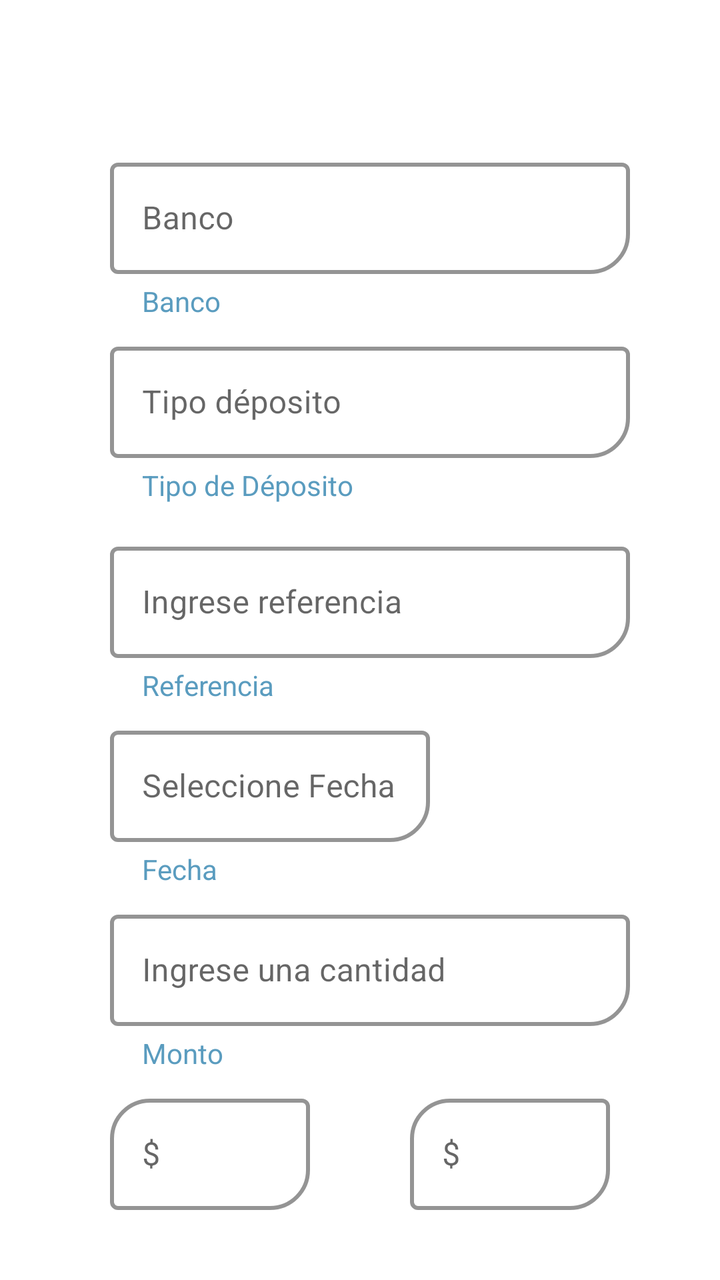
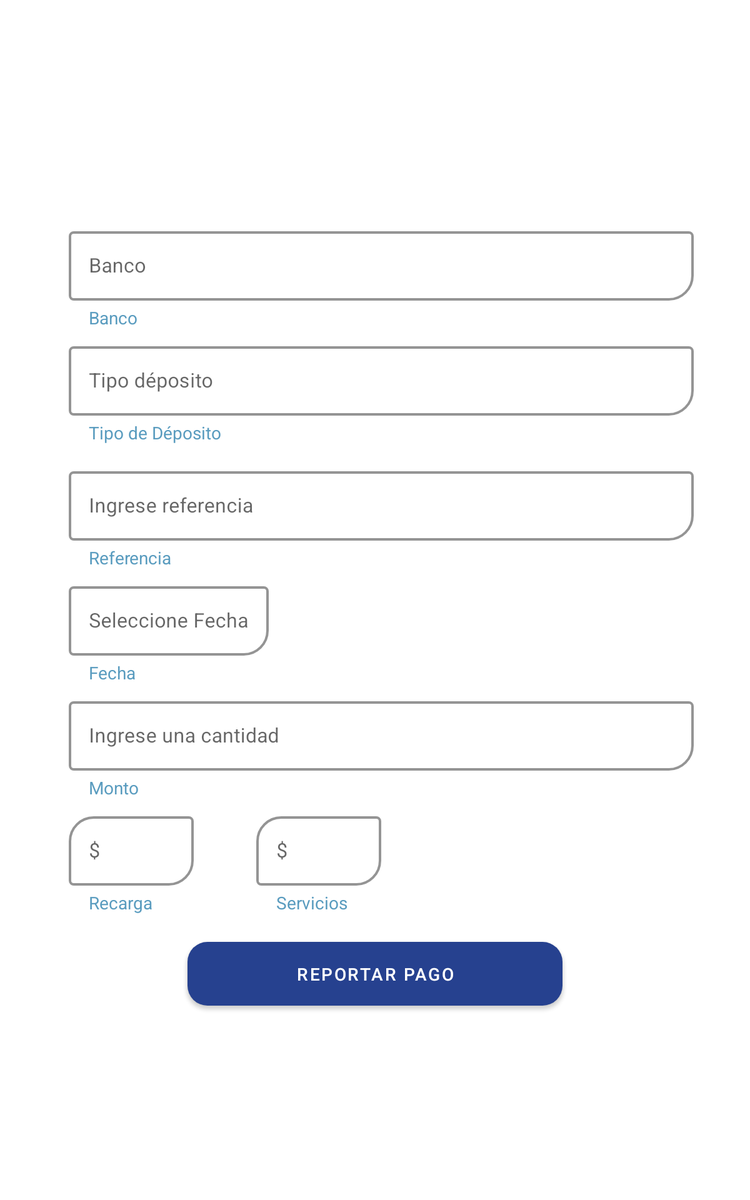

First picture: res/layout/ on a phone held upright. Second picture: the repository's own variant of that layout, on a device whose configuration matches the variant's folder. Source for both follows.
<!-- AndroidManifest.xml: application theme Theme.AppXtreme -->
<!-- res/layout/fragment_reportar_pago.xml -->
<?xml version="1.0" encoding="utf-8"?>
<FrameLayout xmlns:android="http://schemas.android.com/apk/res/android"
    xmlns:app="http://schemas.android.com/apk/res-auto"
    xmlns:tools="http://schemas.android.com/tools"
    android:layout_width="match_parent"
    android:layout_height="match_parent"
    android:paddingTop="40dp"
    android:paddingBottom="10dp"
    tools:context=".main.reportarpago.ui.XTReportarPagoFragment">

    <LinearLayout
        android:layout_width="match_parent"
        android:layout_height="wrap_content"
        android:layout_marginLeft="45dp"
        android:layout_marginTop="20dp"
        android:layout_marginRight="45dp"
        android:layout_marginBottom="20dp"
        android:orientation="vertical">

        <com.google.android.material.textfield.TextInputLayout
            android:id="@+id/tiBanco"
            style="@style/Widget.MaterialComponents.TextInputLayout.OutlinedBox"
            android:layout_width="match_parent"
            android:layout_height="wrap_content"
            android:layout_marginStart="10dp"
            android:layout_marginLeft="16dp"
            android:layout_marginTop="16dp"
            android:layout_marginRight="16dp"
            android:hint="Banco"
            app:boxCornerRadiusBottomEnd="20dp"
            app:boxStrokeColor="@color/xtreme_3"
            app:boxStrokeWidth="2dp"
            app:helperText="Banco"
            app:helperTextEnabled="true"
            app:helperTextTextAppearance="@style/Widget.MaterialComponents.Button.TextButton"
            app:helperTextTextColor="@color/letters_2"
            app:hintTextColor="@color/design_default_color_on_primary">

            <EditText
                android:id="@+id/etBanco"
                android:layout_width="match_parent"
                android:layout_height="wrap_content"
                android:focusable="false"
                />
        </com.google.android.material.textfield.TextInputLayout>

        <com.google.android.material.textfield.TextInputLayout
            android:id="@+id/tiDeposito"
            style="@style/Widget.MaterialComponents.TextInputLayout.OutlinedBox"
            android:layout_width="match_parent"
            android:layout_height="wrap_content"
            android:layout_marginStart="10dp"
            android:layout_marginLeft="16dp"
            android:layout_marginTop="8dp"
            android:layout_marginRight="16dp"
            android:hint="Tipo déposito"
            app:boxCornerRadiusBottomEnd="20dp"
            app:boxStrokeColor="@color/xtreme_3"
            app:boxStrokeWidth="2dp"
            app:helperText="Tipo de Déposito"
            app:helperTextEnabled="true"
            app:helperTextTextAppearance="@style/Widget.MaterialComponents.Button.TextButton"
            app:helperTextTextColor="@color/letters_2"
            app:hintTextColor="@color/design_default_color_on_primary">

            <EditText
                android:id="@+id/etDeposito"
                android:layout_width="match_parent"
                android:layout_height="wrap_content"
                android:focusable="false"
                />
        </com.google.android.material.textfield.TextInputLayout>

        <com.google.android.material.textfield.TextInputLayout
            android:id="@+id/tiRef"
            style="@style/Widget.MaterialComponents.TextInputLayout.OutlinedBox"
            android:layout_width="match_parent"
            android:layout_height="wrap_content"
            android:layout_marginStart="10dp"
            android:layout_marginLeft="16dp"
            android:layout_marginTop="16dp"
            android:layout_marginRight="16dp"
            android:hint="Ingrese referencia"
            app:boxCornerRadiusBottomEnd="20dp"
            app:boxStrokeColor="@color/xtreme_3"
            app:boxStrokeWidth="2dp"
            app:helperText="Referencia"
            app:helperTextEnabled="true"
            app:helperTextTextAppearance="@style/Widget.MaterialComponents.Button.TextButton"
            app:helperTextTextColor="@color/letters_2"
            app:hintTextColor="@color/design_default_color_on_primary">

            <EditText
                android:id="@+id/etRef"
                android:layout_width="match_parent"
                android:layout_height="wrap_content" />

        </com.google.android.material.textfield.TextInputLayout>

        <com.google.android.material.textfield.TextInputLayout
            android:id="@+id/tiFecha"
            style="@style/Widget.MaterialComponents.TextInputLayout.OutlinedBox"
            android:layout_width="160dp"
            android:layout_height="wrap_content"
            android:layout_marginStart="10dp"
            android:layout_marginLeft="16dp"
            android:layout_marginTop="8dp"
            android:layout_marginRight="16dp"
            android:hint="Seleccione Fecha"
            app:boxCornerRadiusBottomEnd="20dp"
            app:boxStrokeColor="@color/xtreme_3"
            app:boxStrokeWidth="2dp"
            app:helperText="Fecha"
            app:helperTextEnabled="true"
            app:helperTextTextAppearance="@style/Widget.MaterialComponents.Button.TextButton"
            app:helperTextTextColor="@color/letters_2"
            app:hintTextColor="@color/design_default_color_on_primary">

            <EditText
                android:id="@+id/etFecha"
                android:layout_width="match_parent"
                android:layout_height="wrap_content"
                android:focusable="false" />
        </com.google.android.material.textfield.TextInputLayout>

        <com.google.android.material.textfield.TextInputLayout
            android:id="@+id/tiMonto"
            style="@style/Widget.MaterialComponents.TextInputLayout.OutlinedBox"
            android:layout_width="match_parent"
            android:layout_height="wrap_content"
            android:layout_marginStart="10dp"
            android:layout_marginLeft="16dp"
            android:layout_marginTop="8dp"
            android:layout_marginRight="16dp"
            android:hint="Ingrese una cantidad"
            app:boxCornerRadiusBottomEnd="20dp"
            app:boxStrokeColor="@color/xtreme_3"
            app:boxStrokeWidth="2dp"
            app:helperText="Monto"
            app:helperTextEnabled="true"
            app:helperTextTextAppearance="@style/Widget.MaterialComponents.Button.TextButton"
            app:helperTextTextColor="@color/letters_2"
            app:prefixText="$"
            app:hintTextColor="@color/design_default_color_on_primary">

            <EditText
                android:id="@+id/etMonto"
                android:layout_width="match_parent"
                android:layout_height="wrap_content"
                android:inputType="number" />
        </com.google.android.material.textfield.TextInputLayout>

        <LinearLayout
            android:layout_width="match_parent"
            android:layout_height="wrap_content"
            android:orientation="horizontal">

            <com.google.android.material.textfield.TextInputLayout
                android:id="@+id/tiRecarga"
                style="@style/Widget.MaterialComponents.TextInputLayout.OutlinedBox"
                android:layout_width="100dp"
                android:layout_height="wrap_content"
                android:layout_marginStart="10dp"
                android:layout_marginLeft="16dp"
                android:layout_marginTop="8dp"
                android:layout_marginRight="16dp"
                android:hint="$"
                app:boxCornerRadiusBottomEnd="20dp"
                app:boxCornerRadiusTopStart="20dp"
                app:boxStrokeColor="@color/xtreme_3"
                app:boxStrokeWidth="2dp"
                app:helperText="Recarga"
                app:helperTextEnabled="true"
                app:helperTextTextAppearance="@style/Widget.MaterialComponents.Button.TextButton"
                app:helperTextTextColor="@color/letters_2"
                app:hintTextColor="@color/design_default_color_on_primary"
                app:prefixText="$"
                >

                <EditText
                    android:id="@+id/etRecarga"
                    android:layout_width="match_parent"
                    android:layout_height="wrap_content"
                    android:inputType="number" />
            </com.google.android.material.textfield.TextInputLayout>

            <com.google.android.material.textfield.TextInputLayout
                android:id="@+id/tiServicios"
                style="@style/Widget.MaterialComponents.TextInputLayout.OutlinedBox"
                android:layout_width="100dp"
                android:layout_height="wrap_content"
                android:layout_marginStart="50dp"
                android:layout_marginLeft="16dp"
                android:layout_marginTop="8dp"
                android:layout_marginRight="16dp"
                android:hint="$"
                app:boxCornerRadiusBottomEnd="20dp"
                app:boxCornerRadiusTopStart="20dp"
                app:boxStrokeColor="@color/xtreme_3"
                app:boxStrokeWidth="2dp"
                app:helperText="Servicios"
                app:helperTextEnabled="true"
                app:helperTextTextAppearance="@style/Widget.MaterialComponents.Button.TextButton"
                app:helperTextTextColor="@color/letters_2"
                app:hintTextColor="@color/design_default_color_on_primary"
                app:prefixText="$"
                >

                <EditText
                    android:id="@+id/etServicios"
                    android:layout_width="match_parent"
                    android:layout_height="wrap_content"
                    android:inputType="number" />
            </com.google.android.material.textfield.TextInputLayout>

        </LinearLayout>

        <com.google.android.material.button.MaterialButton
            android:id="@+id/btnReportar"
            android:layout_width="300dp"
            android:layout_height="wrap_content"
            android:layout_gravity="center"
            android:layout_marginTop="20dp"
            android:layout_marginHorizontal="16dp"
            android:layout_marginVertical="16dp"
            android:gravity="center"
            android:paddingVertical="16dp"
            android:visibility="visible"
            android:text="@string/btn_pago"
            android:textColor="@android:color/white"
            app:cornerRadius="16dp"
            app:layout_constraintTop_toBottomOf="@id/etServicios"
            app:layout_constraintStart_toStartOf="parent"
            app:layout_constraintEnd_toEndOf="parent"
            app:layout_constraintBottom_toBottomOf="parent" />
    </LinearLayout>

</FrameLayout>
<!-- resources referenced by this layout -->
<resources>
  <color name="letters_2">#5a9cbf</color>
  <color name="xtreme_3">#26418f</color>
  <string name="btn_pago">Reportar Pago</string>
  <style name="Theme.AppXtreme" parent="Theme.MaterialComponents.DayNight.NoActionBar">
          
          <item name="colorPrimary">@color/xtreme_3</item>
          <item name="colorPrimaryVariant">@color/xtreme_2</item>
          <item name="colorOnPrimary">@color/white</item>
          <item name="colorControlHighlight">@color/xtreme_2_1</item>
          
          <item name="colorSecondary">@color/teal_200</item>
          <item name="colorSecondaryVariant">@color/teal_700</item>
          <item name="colorOnSecondary">@color/black</item>
          
          <item name="android:statusBarColor" tools:targetApi="l">?attr/colorPrimaryVariant</item>
          
          <item name="bottomNavigationStyle">@style/Widget.App.BottomNavigationView</item>
          <item name="android:datePickerDialogTheme">@style/AppTheme.DatePickerDialog</item>
  
      </style>
  <color name="xtreme_2">#8e99f3</color>
  <color name="white">#FFFFFFFF</color>
  <color name="xtreme_2_1">#5a9cbf</color>
  <color name="teal_200">#FF03DAC5</color>
  <color name="teal_700">#FF018786</color>
  <color name="black">#FF000000</color>
  <style name="Widget.App.BottomNavigationView" parent="Widget.MaterialComponents.BottomNavigationView.Colored">
          <item name="materialThemeOverlay">@style/ThemeOverlay.App.BottomNavigationView</item>
      </style>
  <style name="AppTheme.DatePickerDialog" parent="Theme.MaterialComponents.Light.Dialog">
          <item name="android:colorAccent">@color/xtreme_2</item>
          <item name="android:colorControlActivated">@color/xtreme_2_2</item>
          <item name="android:buttonBarPositiveButtonStyle">@style/AppTheme.Alert.Button.Positive</item>
          <item name="android:buttonBarNegativeButtonStyle">@style/AppTheme.Alert.Button.Negative</item>
          <item name="android:buttonBarNeutralButtonStyle">@style/AppTheme.Alert.Button.Neutral</item>
      </style>
  <style name="ThemeOverlay.App.BottomNavigationView" parent="">
          <item name="colorPrimary">@color/xtreme_2</item>
          <item name="colorOnPrimary">@color/xtreme_3</item>
      </style>
  <color name="xtreme_2_2">#8dcdf2</color>
  <style name="AppTheme.Alert.Button.Positive" parent="Widget.MaterialComponents.Button.TextButton">
          <item name="android:textColor">@color/xtreme_2</item>
      </style>
  <style name="AppTheme.Alert.Button.Negative" parent="Widget.MaterialComponents.Button.TextButton">
          <item name="android:textColor">@color/xtreme_2</item>
      </style>
  <style name="AppTheme.Alert.Button.Neutral" parent="Widget.MaterialComponents.Button.TextButton">
          <item name="android:textColor">@color/xtreme_2</item>
      </style>
</resources>
<!-- res/layout-sw480dp-port/fragment_reportar_pago.xml (the repository's variant of the layout above) -->
<!-- drawn on a 7-inch tablet held upright -->
<?xml version="1.0" encoding="utf-8"?>
<androidx.constraintlayout.widget.ConstraintLayout xmlns:android="http://schemas.android.com/apk/res/android"
    xmlns:app="http://schemas.android.com/apk/res-auto"
    xmlns:tools="http://schemas.android.com/tools"
    android:layout_width="match_parent"
    android:layout_height="match_parent"
    android:paddingTop="40dp"
    android:paddingBottom="10dp"
    >

    <LinearLayout
        android:layout_width="match_parent"
        android:layout_height="wrap_content"
        android:layout_marginStart="45dp"
        android:layout_marginTop="20dp"
        android:layout_marginEnd="45dp"
        android:layout_marginBottom="20dp"
        android:orientation="vertical"
        app:layout_constraintBottom_toBottomOf="parent"
        app:layout_constraintEnd_toEndOf="parent"
        app:layout_constraintStart_toStartOf="parent"
        app:layout_constraintTop_toTopOf="parent">

        <com.google.android.material.textfield.TextInputLayout
            android:id="@+id/tiBanco"
            style="@style/Widget.MaterialComponents.TextInputLayout.OutlinedBox"
            android:layout_width="match_parent"
            android:layout_height="wrap_content"
            android:layout_marginStart="10dp"
            android:layout_marginLeft="16dp"
            android:layout_marginTop="16dp"
            android:layout_marginRight="16dp"
            android:hint="Banco"
            app:boxCornerRadiusBottomEnd="20dp"
            app:boxStrokeColor="@color/xtreme_3"
            app:boxStrokeWidth="2dp"
            app:helperText="Banco"
            app:helperTextEnabled="true"
            app:helperTextTextAppearance="@style/Widget.MaterialComponents.Button.TextButton"
            app:helperTextTextColor="@color/letters_2"
            app:hintTextColor="@color/design_default_color_on_primary">

            <EditText
                android:id="@+id/etBanco"
                android:layout_width="match_parent"
                android:layout_height="wrap_content"
                android:focusable="false" />
        </com.google.android.material.textfield.TextInputLayout>

        <com.google.android.material.textfield.TextInputLayout
            android:id="@+id/tiDeposito"
            style="@style/Widget.MaterialComponents.TextInputLayout.OutlinedBox"
            android:layout_width="match_parent"
            android:layout_height="wrap_content"
            android:layout_marginStart="10dp"
            android:layout_marginLeft="16dp"
            android:layout_marginTop="8dp"
            android:layout_marginRight="16dp"
            android:hint="Tipo déposito"
            app:boxCornerRadiusBottomEnd="20dp"
            app:boxStrokeColor="@color/xtreme_3"
            app:boxStrokeWidth="2dp"
            app:helperText="Tipo de Déposito"
            app:helperTextEnabled="true"
            app:helperTextTextAppearance="@style/Widget.MaterialComponents.Button.TextButton"
            app:helperTextTextColor="@color/letters_2"
            app:hintTextColor="@color/design_default_color_on_primary">

            <EditText
                android:id="@+id/etDeposito"
                android:layout_width="match_parent"
                android:layout_height="wrap_content"
                android:focusable="false" />
        </com.google.android.material.textfield.TextInputLayout>

        <com.google.android.material.textfield.TextInputLayout
            android:id="@+id/tiRef"
            style="@style/Widget.MaterialComponents.TextInputLayout.OutlinedBox"
            android:layout_width="match_parent"
            android:layout_height="wrap_content"
            android:layout_marginStart="10dp"
            android:layout_marginLeft="16dp"
            android:layout_marginTop="16dp"
            android:layout_marginRight="16dp"
            android:hint="Ingrese referencia"
            app:boxCornerRadiusBottomEnd="20dp"
            app:boxStrokeColor="@color/xtreme_3"
            app:boxStrokeWidth="2dp"
            app:helperText="Referencia"
            app:helperTextEnabled="true"
            app:helperTextTextAppearance="@style/Widget.MaterialComponents.Button.TextButton"
            app:helperTextTextColor="@color/letters_2"
            app:hintTextColor="@color/design_default_color_on_primary">

            <EditText
                android:id="@+id/etRef"
                android:layout_width="match_parent"
                android:layout_height="wrap_content" />

        </com.google.android.material.textfield.TextInputLayout>

        <com.google.android.material.textfield.TextInputLayout
            android:id="@+id/tiFecha"
            style="@style/Widget.MaterialComponents.TextInputLayout.OutlinedBox"
            android:layout_width="160dp"
            android:layout_height="wrap_content"
            android:layout_marginStart="10dp"
            android:layout_marginLeft="16dp"
            android:layout_marginTop="8dp"
            android:layout_marginRight="16dp"
            android:hint="Seleccione Fecha"
            app:boxCornerRadiusBottomEnd="20dp"
            app:boxStrokeColor="@color/xtreme_3"
            app:boxStrokeWidth="2dp"
            app:helperText="Fecha"
            app:helperTextEnabled="true"
            app:helperTextTextAppearance="@style/Widget.MaterialComponents.Button.TextButton"
            app:helperTextTextColor="@color/letters_2"
            app:hintTextColor="@color/design_default_color_on_primary">

            <EditText
                android:id="@+id/etFecha"
                android:layout_width="match_parent"
                android:layout_height="wrap_content"
                android:focusable="false" />
        </com.google.android.material.textfield.TextInputLayout>

        <com.google.android.material.textfield.TextInputLayout
            android:id="@+id/tiMonto"
            style="@style/Widget.MaterialComponents.TextInputLayout.OutlinedBox"
            android:layout_width="match_parent"
            android:layout_height="wrap_content"
            android:layout_marginStart="10dp"
            android:layout_marginLeft="16dp"
            android:layout_marginTop="8dp"
            android:layout_marginRight="16dp"
            android:hint="Ingrese una cantidad"
            app:boxCornerRadiusBottomEnd="20dp"
            app:boxStrokeColor="@color/xtreme_3"
            app:boxStrokeWidth="2dp"
            app:helperText="Monto"
            app:helperTextEnabled="true"
            app:helperTextTextAppearance="@style/Widget.MaterialComponents.Button.TextButton"
            app:helperTextTextColor="@color/letters_2"
            app:hintTextColor="@color/design_default_color_on_primary"
            app:prefixText="$">

            <EditText
                android:id="@+id/etMonto"
                android:layout_width="match_parent"
                android:layout_height="wrap_content"
                android:inputType="number" />
        </com.google.android.material.textfield.TextInputLayout>

        <LinearLayout
            android:layout_width="match_parent"
            android:layout_height="wrap_content"
            android:orientation="horizontal">

            <com.google.android.material.textfield.TextInputLayout
                android:id="@+id/tiRecarga"
                style="@style/Widget.MaterialComponents.TextInputLayout.OutlinedBox"
                android:layout_width="100dp"
                android:layout_height="wrap_content"
                android:layout_marginStart="10dp"
                android:layout_marginLeft="16dp"
                android:layout_marginTop="8dp"
                android:layout_marginRight="16dp"
                android:hint="$"
                app:boxCornerRadiusBottomEnd="20dp"
                app:boxCornerRadiusTopStart="20dp"
                app:boxStrokeColor="@color/xtreme_3"
                app:boxStrokeWidth="2dp"
                app:helperText="Recarga"
                app:helperTextEnabled="true"
                app:helperTextTextAppearance="@style/Widget.MaterialComponents.Button.TextButton"
                app:helperTextTextColor="@color/letters_2"
                app:hintTextColor="@color/design_default_color_on_primary"
                app:prefixText="$">

                <EditText
                    android:id="@+id/etRecarga"
                    android:layout_width="match_parent"
                    android:layout_height="wrap_content"
                    android:inputType="number" />
            </com.google.android.material.textfield.TextInputLayout>

            <com.google.android.material.textfield.TextInputLayout
                android:id="@+id/tiServicios"
                style="@style/Widget.MaterialComponents.TextInputLayout.OutlinedBox"
                android:layout_width="100dp"
                android:layout_height="wrap_content"
                android:layout_marginStart="50dp"
                android:layout_marginLeft="16dp"
                android:layout_marginTop="8dp"
                android:layout_marginRight="16dp"
                android:hint="$"
                app:boxCornerRadiusBottomEnd="20dp"
                app:boxCornerRadiusTopStart="20dp"
                app:boxStrokeColor="@color/xtreme_3"
                app:boxStrokeWidth="2dp"
                app:helperText="Servicios"
                app:helperTextEnabled="true"
                app:helperTextTextAppearance="@style/Widget.MaterialComponents.Button.TextButton"
                app:helperTextTextColor="@color/letters_2"
                app:hintTextColor="@color/design_default_color_on_primary"
                app:prefixText="$">

                <EditText
                    android:id="@+id/etServicios"
                    android:layout_width="match_parent"
                    android:layout_height="wrap_content"
                    android:inputType="number" />
            </com.google.android.material.textfield.TextInputLayout>

        </LinearLayout>

        <com.google.android.material.button.MaterialButton
            android:id="@+id/btnReportar"
            android:layout_width="300dp"
            android:layout_height="wrap_content"
            android:layout_gravity="center"
            android:layout_marginHorizontal="16dp"
            android:layout_marginVertical="16dp"
            android:layout_marginTop="20dp"
            android:gravity="center"
            android:paddingVertical="16dp"
            android:text="@string/btn_pago"
            android:textColor="@android:color/white"
            android:visibility="visible"
            app:cornerRadius="16dp"
            app:layout_constraintBottom_toBottomOf="parent"
            app:layout_constraintEnd_toEndOf="parent"
            app:layout_constraintStart_toStartOf="parent"
            app:layout_constraintTop_toBottomOf="@id/etServicios" />
    </LinearLayout>

</androidx.constraintlayout.widget.ConstraintLayout>
